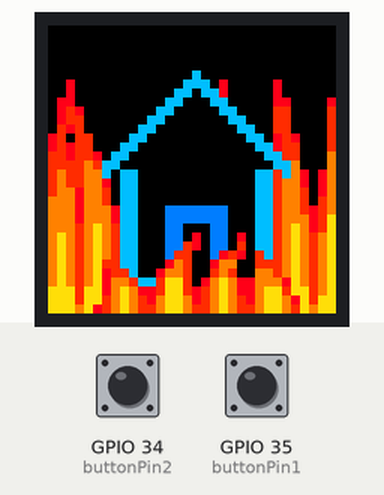
Simulated run of this sketch. Board: ESP32. Shown: 32×32 colour display. The inputs (shaded band) are chosen by the test bench; at power-on: GPIO 34 (buttonPin2) LOW, GPIO 35 (buttonPin1) LOW. What the sketch prints to the serial monitor is not drawn.

Above: at 1.2 s.
1.3 s: GPIO 34 (buttonPin2) pulled HIGH for 0.15 s
At 1.65 s:
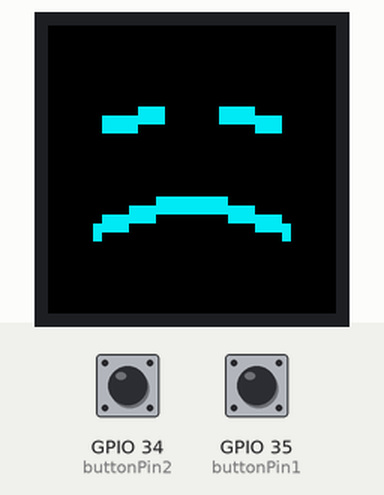
2.0 s: GPIO 35 (buttonPin1) pulled HIGH for 0.15 s
At 2.58 s:
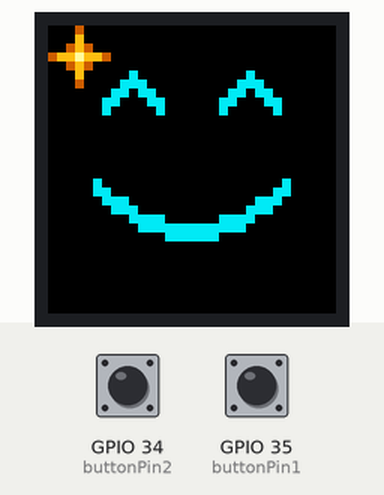
2.7 s: GPIO 34 (buttonPin2) pulled HIGH for 1 s
At 4.23 s:
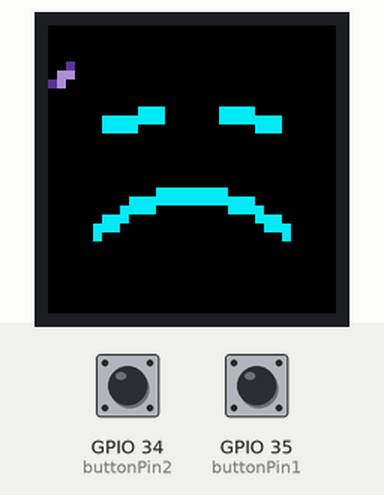
4.3 s: GPIO 35 (buttonPin1) pulled HIGH for 1 s
At 6.05 s:
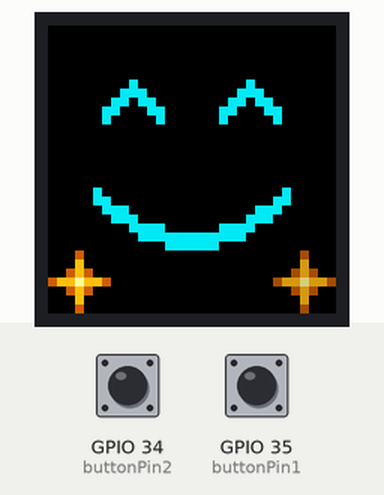
Timing chart, 0 to 6.9 s (numbered marks = the images above; inputs shaded):
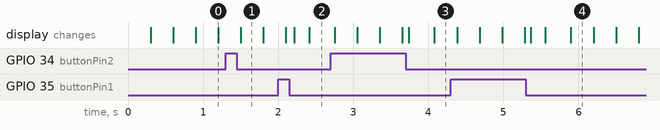

The sketch:

after.ino
```cpp
// --- CUSTOM PXMATRIX PINS: PRESERVED FROM YOUR SKETCH ---
#define P_R1 13
#define P_G1 27
#define P_B1 26
#define P_R2 13
#define P_G2 27
#define P_B2 26

#define PxMATRIX_DOUBLE_BUFFER true

#include <PxMatrix.h>
#include <math.h>

// ------------------------- Matrix wiring -------------------------
#define P_LAT 22
#define P_A   19
#define P_B   23
#define P_C   18
#define P_D   5
#define P_OE  16

PxMATRIX display(32, 32, P_LAT, P_OE, P_A, P_B, P_C, P_D);

// ------------------------- Display refresh -------------------------
hw_timer_t *displayTimer = nullptr;
portMUX_TYPE timerMux = portMUX_INITIALIZER_UNLOCKED;

void IRAM_ATTR display_updater() {
  portENTER_CRITICAL_ISR(&timerMux);
  display.display(10);
  portEXIT_CRITICAL_ISR(&timerMux);
}

// ------------------------- Buttons -------------------------
const int buttonPin1 = 35;
const int buttonPin2 = 34;

// External pull-ups: released = HIGH, pressed = LOW.
const unsigned long DEBOUNCE_MS = 30;

struct Button {
  int pin;
  byte rawState;
  byte stableState;
  unsigned long changedAt;
};

// Explicit declarations for Arduino's sketch preprocessor.
void initializeButton(Button &button);
bool buttonPressed(Button &button, unsigned long now);

Button greenButton = {buttonPin1, HIGH, HIGH, 0};
Button blueButton = {buttonPin2, HIGH, HIGH, 0};

enum Scene {
  POND,
  HAPPY,
  SAD
};

Scene currentScene = POND;

unsigned long effectStarted = 0;
unsigned long lastFrame = 0;

const unsigned long FRAME_INTERVAL_MS = 33;
const unsigned long EFFECT_DURATION_MS = 3500UL;

// ------------------------- Button functions -------------------------
void initializeButton(Button &button) {
  pinMode(button.pin, INPUT);

  button.rawState = digitalRead(button.pin);
  button.stableState = button.rawState;
  button.changedAt = millis();
}

bool buttonPressed(Button &button, unsigned long now) {
  byte reading = digitalRead(button.pin);

  if (reading != button.rawState) {
    button.rawState = reading;
    button.changedAt = now;
  }

  if (reading != button.stableState &&
      now - button.changedAt >= DEBOUNCE_MS) {
    button.stableState = reading;
    return reading == LOW;
  }

  return false;
}

// ------------------------- Drawing helpers -------------------------
float smoothProgress(float value) {
  if (value < 0.0f) value = 0.0f;
  if (value > 1.0f) value = 1.0f;

  return value * value * (3.0f - 2.0f * value);
}

void drawGlint(int x, int y, uint16_t color) {
  display.drawPixel(x, y, color);
  display.drawPixel(x - 1, y, color);
  display.drawPixel(x + 1, y, color);
  display.drawPixel(x, y - 1, color);
  display.drawPixel(x, y + 1, color);
}

// ------------------------- Effect 1: Happy with golden stars -------------------------
void effect1(unsigned long now) {
  unsigned long elapsed = now - effectStarted;

  uint16_t cyan = display.color565(0, 235, 245);
  display.fillScreen(display.color565(0, 0, 0));

  // Smile is present immediately.
  float expression = smoothProgress(elapsed / 250.0f);
  float smileDepth = 3.0f + 2.0f * expression;

  // Happy rise, then gentle settling.
  float lift = 0.0f;

  if (elapsed < 220UL) {
    lift = 2.0f * smoothProgress(elapsed / 220.0f);
  } else if (elapsed < 800UL) {
    lift = 2.0f *
           (1.0f - smoothProgress(
               (elapsed - 220UL) / 580.0f));
  }

  int offsetY = -(int)roundf(lift);

  // Slow contented blink.
  float eyeOpenness = 1.0f;

  if (elapsed >= 1400UL && elapsed < 1520UL) {
    eyeOpenness = 1.0f -
        smoothProgress((elapsed - 1400UL) / 120.0f);
  } else if (elapsed >= 1520UL && elapsed < 1780UL) {
    eyeOpenness = 0.0f;
  } else if (elapsed >= 1780UL && elapsed < 1940UL) {
    eyeOpenness =
        smoothProgress((elapsed - 1780UL) / 160.0f);
  }

  const int eyeCenters[2] = {9, 22};
  int eyeY = 10 + offsetY;
  int archHeight = (int)roundf(3.0f * eyeOpenness);

  for (int eye = 0; eye < 2; eye++) {
    int ex = eyeCenters[eye];

    if (archHeight == 0) {
      display.fillRect(ex - 3, eyeY, 7, 2, cyan);
    } else {
      for (int thickness = 0; thickness < 2; thickness++) {
        display.drawLine(
            ex - 3, eyeY + thickness,
            ex, eyeY - archHeight + thickness,
            cyan);

        display.drawLine(
            ex, eyeY - archHeight + thickness,
            ex + 3, eyeY + thickness,
            cyan);
      }
    }
  }

  // Continuous, two-pixel-thick smile.
  int previousX = 0;
  int previousY = 0;

  for (int column = 0; column < 22; column++) {
    int x = 5 + column;
    float u = (column - 10.5f) / 10.5f;

    int y = 19 + offsetY +
            (int)roundf(
                smileDepth * (1.0f - u * u));

    for (int thickness = 0; thickness < 2; thickness++) {
      if (column == 0) {
        display.drawPixel(x, y + thickness, cyan);
      } else {
        display.drawLine(
            previousX, previousY + thickness,
            x, y + thickness,
            cyan);
      }
    }

    previousX = x;
    previousY = y;
  }

  // Star sprite:
  // 0 = black space, 1 = amber, 2 = gold, 3 = pale center.
  //
  // Long points and a broad center make the silhouette
  // read as a star rather than an isolated bright dot.
  static const uint8_t star[7][7] = {
    {0, 0, 0, 1, 0, 0, 0},
    {0, 0, 0, 2, 0, 0, 0},
    {0, 0, 1, 2, 1, 0, 0},
    {1, 2, 2, 3, 2, 2, 1},
    {0, 0, 1, 2, 1, 0, 0},
    {0, 0, 0, 2, 0, 0, 0},
    {0, 0, 0, 1, 0, 0, 0}
  };

  // Five safe positions, separated from the face.
  static const uint8_t starX[5] = {3, 28, 3, 28, 16};
  static const uint8_t starY[5] = {3, 28, 28, 3, 3};

  // Twelve appearances, staggered around the face.
  const int STAR_COUNT = 12;

  static const unsigned long starStart[STAR_COUNT] = {
     120UL,  300UL,  480UL,  660UL,
     840UL, 1020UL, 1200UL, 1380UL,
    1560UL, 1740UL, 1920UL, 2100UL
  };

  const unsigned long STAR_DURATION_MS = 420UL;

  for (int i = 0; i < STAR_COUNT; i++) {
    if (elapsed < starStart[i]) {
      continue;
    }

    unsigned long age = elapsed - starStart[i];

    if (age >= STAR_DURATION_MS) {
      continue;
    }

    // Appear as a complete star, hold, then fade.
    // Never shrink into a lone pixel.
    float brightness = 1.0f;

    if (age >= 200UL) {
      brightness = 1.0f -
          smoothProgress((age - 200UL) / 220.0f);
    }

    uint16_t colors[4];
    colors[0] = 0;

    colors[1] = display.color565(
        (uint8_t)roundf(200.0f * brightness),
        (uint8_t)roundf(95.0f * brightness),
        0);

    colors[2] = display.color565(
        (uint8_t)roundf(255.0f * brightness),
        (uint8_t)roundf(190.0f * brightness),
        (uint8_t)roundf(20.0f * brightness));

    colors[3] = display.color565(
        (uint8_t)roundf(255.0f * brightness),
        (uint8_t)roundf(250.0f * brightness),
        (uint8_t)roundf(155.0f * brightness));

    int position = i % 5;
    int left = starX[position] - 3;
    int top = starY[position] - 3;

    for (int sy = 0; sy < 7; sy++) {
      for (int sx = 0; sx < 7; sx++) {
        uint8_t shade = star[sy][sx];

        if (shade != 0) {
          display.drawPixel(
              left + sx, top + sy, colors[shade]);
        }
      }
    }
  }
}


// ------------------------- Effect 2: Sad face with falling petals -------------------------
void effect2(unsigned long now) {
  unsigned long elapsed = now - effectStarted;

  uint16_t cyan = display.color565(0, 235, 245);
  display.fillScreen(display.color565(0, 0, 0));

  float expression = smoothProgress(elapsed / 450.0f);
  float frownDepth = 3.0f + 1.5f * expression;

  // Entire face sits two pixels higher, with a gentle sinking motion.
  int offsetY = -2 + (int)roundf(
      smoothProgress(elapsed / 850.0f));

  // Slow, weary blink.
  float eyeOpenness = 1.0f;

  if (elapsed >= 900UL && elapsed < 1060UL) {
    eyeOpenness = 1.0f -
        smoothProgress((elapsed - 900UL) / 160.0f);
  } else if (elapsed >= 1060UL && elapsed < 1360UL) {
    eyeOpenness = 0.0f;
  } else if (elapsed >= 1360UL && elapsed < 1580UL) {
    eyeOpenness =
        smoothProgress((elapsed - 1360UL) / 220.0f);
  }

  int eyeY = 11 + offsetY;
  int droop = (int)roundf(eyeOpenness);

  // Restrained, two-pixel-thick eyes.
  for (int thickness = 0; thickness < 2; thickness++) {
    display.drawLine(
        6, eyeY + 1 + thickness,
        12, eyeY + 1 - droop + thickness,
        cyan);

    display.drawLine(
        19, eyeY + 1 - droop + thickness,
        25, eyeY + 1 + thickness,
        cyan);
  }

  // Continuous, two-pixel-thick frown.
  int previousX = 0;
  int previousY = 0;

  for (int column = 0; column < 22; column++) {
    int x = 5 + column;
    float u = (column - 10.5f) / 10.5f;

    int y = 24 + offsetY -
            (int)roundf(
                frownDepth * (1.0f - u * u));

    for (int thickness = 0; thickness < 2; thickness++) {
      if (column == 0) {
        display.drawPixel(x, y + thickness, cyan);
      } else {
        display.drawLine(
            previousX, previousY + thickness,
            x, y + thickness,
            cyan);
      }
    }

    previousX = x;
    previousY = y;
  }

  // ------------------------- Tears -------------------------
  static const unsigned long tearStart[2] = {
    1150UL, 1950UL
  };

  const unsigned long TEAR_DURATION_MS = 1100UL;

  for (int i = 0; i < 2; i++) {
    if (elapsed < tearStart[i]) {
      continue;
    }

    unsigned long age = elapsed - tearStart[i];

    if (age >= TEAR_DURATION_MS) {
      continue;
    }

    float progress = age / (float)TEAR_DURATION_MS;
    float fall = progress * progress;

    int outward = (int)roundf(3.0f * progress);
    int x = i == 0 ? 6 - outward : 25 + outward;

    int y = 13 + offsetY +
            (int)roundf(6.0f * fall);

    float brightness = 1.0f;

    if (age < 120UL) {
      brightness = smoothProgress(age / 120.0f);
    } else if (age > 800UL) {
      brightness = 1.0f -
          smoothProgress((age - 800UL) / 300.0f);
    }

    uint16_t tearBlue = display.color565(
        (uint8_t)roundf(40.0f * brightness),
        (uint8_t)roundf(125.0f * brightness),
        (uint8_t)roundf(255.0f * brightness));

    uint16_t tearLight = display.color565(
        (uint8_t)roundf(150.0f * brightness),
        (uint8_t)roundf(225.0f * brightness),
        (uint8_t)roundf(255.0f * brightness));

    display.drawPixel(x, y, tearBlue);
    display.drawPixel(x, y + 1, tearBlue);
    display.drawFastHLine(x - 1, y + 2, 3, tearBlue);
    display.drawPixel(x, y + 3, tearBlue);
    display.drawPixel(x, y + 2, tearLight);
  }

  // ------------------------- Falling petals -------------------------
  // Two hand-shaped poses: a diagonal petal and a turned petal.
  // 0 = empty, 1 = violet shading, 2 = pale lavender.
  static const uint8_t petalSprites[2][5][5] = {
    {
      {0, 0, 0, 0, 0},
      {0, 0, 0, 1, 0},
      {0, 0, 2, 2, 0},
      {0, 1, 2, 0, 0},
      {0, 0, 0, 0, 0}
    },
    {
      {0, 0, 0, 0, 0},
      {0, 0, 1, 0, 0},
      {0, 2, 2, 1, 0},
      {0, 0, 2, 0, 0},
      {0, 0, 0, 0, 0}
    }
  };

  const int PETAL_COUNT = 4;
  const unsigned long PETAL_DURATION_MS = 1900UL;

  static const unsigned long petalStart[PETAL_COUNT] = {
    80UL, 430UL, 900UL, 1350UL
  };

  for (int i = 0; i < PETAL_COUNT; i++) {
    if (elapsed < petalStart[i]) {
      continue;
    }

    unsigned long age = elapsed - petalStart[i];

    if (age >= PETAL_DURATION_MS) {
      continue;
    }

    float progress = age / (float)PETAL_DURATION_MS;

    // Keep petals in narrow outer lanes, away from the face.
    bool leftSide = (i % 2) == 0;

    float sway = sinf(
        progress * 6.2831853f + i * 1.7f);

    int centerX = leftSide
        ? 1 + (int)roundf(0.6f * sway)
        : 30 + (int)roundf(0.6f * sway);

    int centerY = 1 + (int)roundf(29.0f * progress);

    // Turn occasionally instead of flashing between poses.
    int pose = ((age / 380UL) + i) % 2;
    bool mirror = (i % 2) != 0;

    float brightness = 0.85f;

    if (age < 160UL) {
      brightness *= smoothProgress(age / 160.0f);
    } else if (age > 1500UL) {
      brightness *= 1.0f -
          smoothProgress((age - 1500UL) / 400.0f);
    }

    uint16_t petalShade = display.color565(
        (uint8_t)roundf(105.0f * brightness),
        (uint8_t)roundf(65.0f * brightness),
        (uint8_t)roundf(175.0f * brightness));

    uint16_t petalLight = display.color565(
        (uint8_t)roundf(205.0f * brightness),
        (uint8_t)roundf(165.0f * brightness),
        (uint8_t)roundf(245.0f * brightness));

    for (int sy = 0; sy < 5; sy++) {
      for (int sx = 0; sx < 5; sx++) {
        int sourceX = mirror ? 4 - sx : sx;
        uint8_t shade = petalSprites[pose][sy][sourceX];

        if (shade == 0) {
          continue;
        }

        int px = centerX + sx - 2;
        int py = centerY + sy - 2;

        if (px < 0 || px >= 32 || py < 0 || py >= 32) {
          continue;
        }

        display.drawPixel(
            px, py,
            shade == 1 ? petalShade : petalLight);
      }
    }
  }
}


// ------------------------- Rest: Everything is on fire -------------------------
void restState(unsigned long now) {
  static bool initialized = false;
  static unsigned long previousTime = 0;
  static unsigned long animationTime = 0;

  unsigned long stepMs = 33UL;

  if (initialized) {
    unsigned long gap = now - previousTime;
    stepMs = gap <= 200UL ? gap : 33UL;
  } else {
    initialized = true;
  }

  previousTime = now;

  // Bounded time, with smoothly repeating motion.
  animationTime = (animationTime + stepMs) % 120000UL;

  const float TAU = 6.28318530718f;
  float phase = TAU * animationTime / 120000.0f;

  uint16_t black = display.color565(0, 0, 0);

  uint16_t houseBlue = display.color565(0, 190, 255);
  uint16_t doorBlue = display.color565(0, 125, 255);

  // Saturated fire colors, without grey or white washout.
  uint16_t fireColors[5] = {
    black,
    display.color565(255, 0, 30),
    display.color565(255, 45, 0),
    display.color565(255, 130, 0),
    display.color565(255, 220, 15)
  };

  display.fillScreen(black);

  // Draw a group of flames into a shared field first.
  // Overlapping flames reinforce each other instead of
  // painting dark edges over brighter flame centers.
  auto drawFire = [&](bool foreground) {
    uint8_t field[32][32] = {};

    const int flameCount = foreground ? 4 : 7;

    for (int i = 0; i < flameCount; i++) {
      float baseX;
      float baseHeight;
      float width;

      if (foreground) {
        // Flames climbing across the front of the house.
        baseX = 8.0f + i * 5.5f;
        baseHeight = 6.5f + (i % 2) * 2.0f;
        width = 3.2f;
      } else {
        // Tall flames surround the house.
        static const float positions[7] = {
          1.0f, 5.0f, 10.0f, 16.0f,
          22.0f, 27.0f, 31.0f
        };

        static const float heights[7] = {
          22.0f, 27.0f, 18.0f, 22.0f,
          18.0f, 27.0f, 23.0f
        };

        baseX = positions[i];
        baseHeight = heights[i];
        width = 3.7f;
      }

      float offset = foreground ? 2.3f : 0.0f;

      // Several overlapping rhythms prevent synchronized flames.
      float surge = sinf(
          phase * (47 + i * 7) + i * 1.7f + offset);

      float flicker = sinf(
          phase * (113 + i * 11) + i * 2.1f + offset);

      float height = baseHeight +
          (foreground ? 1.8f : 3.0f) * surge +
          1.2f * flicker;

      float lean = 2.5f * sinf(
          phase * (67 + i * 9) + i * 1.3f + offset);

      float curl = sinf(
          phase * (139 + i * 5) + i + offset);

      for (int y = 0; y < 32; y++) {
        float rise = (31.0f - y) / height;

        if (rise < 0.0f || rise >= 1.0f) {
          continue;
        }

        // Broad bases narrow into bent, pointed tongues.
        float center = baseX +
            lean * rise * rise +
            curl * sinf(rise * 5.0f) * rise;

        float halfWidth =
            width * (1.0f - rise) + 0.25f;

        int left = (int)floorf(center - halfWidth);
        int right = (int)ceilf(center + halfWidth);

        if (left < 0) left = 0;
        if (right > 31) right = 31;

        for (int x = left; x <= right; x++) {
          float across = fabsf(x - center) / halfWidth;

          if (across > 1.0f) {
            continue;
          }

          uint8_t heat = 1;

          if (across < 0.78f && rise < 0.88f) {
            heat = 2;
          }

          if (across < 0.52f && rise < 0.66f) {
            heat = 3;
          }

          if (across < 0.28f && rise < 0.38f) {
            heat = 4;
          }

          if (heat > field[y][x]) {
            field[y][x] = heat;
          }
        }
      }
    }

    for (int y = 0; y < 32; y++) {
      for (int x = 0; x < 32; x++) {
        if (field[y][x] != 0) {
          display.drawPixel(
              x, y, fireColors[field[y][x]]);
        }
      }
    }
  };

  // ------------------------- Fire behind the house -------------------------
  drawFire(false);

  // ------------------------- Clear house silhouette -------------------------
  // Black interior separates the house from the surrounding fire.
  display.fillTriangle(
      6, 15,
      16, 5,
      26, 15,
      black);

  display.fillRect(8, 15, 17, 15, black);

  // Two-pixel roof strokes.
  for (int thickness = 0; thickness < 2; thickness++) {
    display.drawLine(
        6, 15 + thickness,
        16, 5 + thickness,
        houseBlue);

    display.drawLine(
        16, 5 + thickness,
        26, 15 + thickness,
        houseBlue);
  }

  // Strong vertical walls and foundation.
  display.fillRect(8, 16, 2, 13, houseBlue);
  display.fillRect(23, 16, 2, 13, houseBlue);
  display.fillRect(8, 28, 17, 2, houseBlue);

  // One large doorway keeps the house immediately recognizable.
  display.fillRect(13, 20, 7, 9, doorBlue);
  display.fillRect(15, 22, 3, 7, black);

  // ------------------------- Fire across the front -------------------------
  // These smaller flames periodically swallow the foundation
  // and climb into the doorway without hiding the roof.
  drawFire(true);
}

// ------------------------- Setup -------------------------
void setup() {
  Serial.begin(115200);

  pinMode(P_OE, OUTPUT);
  digitalWrite(P_OE, LOW);

  initializeButton(greenButton);
  initializeButton(blueButton);

  display.begin(16);
  display.setBrightness(255);
  display.clearDisplay();

  // Preserve your working refresh settings.
  displayTimer = timerBegin(0, 80, true);
  timerAttachInterrupt(displayTimer, &display_updater, true);
  timerAlarmWrite(displayTimer, 1000, true);
  timerAlarmEnable(displayTimer);

  effectStarted = millis();
  lastFrame = effectStarted;

  Serial.println("Ready: koi pond");
}

// ------------------------- Main loop -------------------------
void loop() {
  unsigned long now = millis();

  bool greenPressed = buttonPressed(greenButton, now);
  bool bluePressed = buttonPressed(blueButton, now);

  // Each press starts or restarts its effect.
  // Simultaneous press events are ignored.
  if (greenPressed && !bluePressed) {
    currentScene = HAPPY;
    effectStarted = now;

    Serial.println("Green: happy for 3.5 seconds");
  } else if (bluePressed && !greenPressed) {
    currentScene = SAD;
    effectStarted = now;

    Serial.println("Blue: sad for 3.5 seconds");
  }

  // Return to the pond when the effect finishes.
  if (currentScene != POND &&
      now - effectStarted >= EFFECT_DURATION_MS) {
    currentScene = POND;

    Serial.println("Rest: koi pond");
  }

  if (now - lastFrame >= FRAME_INTERVAL_MS) {
    lastFrame = now;

    // Draw into the hidden buffer.
    switch (currentScene) {
      case HAPPY:
        effect1(now);
        break;

      case SAD:
        effect2(now);
        break;

      case POND:
      default:
        restState(now);
        break;
    }

    // Display the completed frame.
    portENTER_CRITICAL(&timerMux);
    display.showBuffer();
    portEXIT_CRITICAL(&timerMux);
  }

  delay(1);
}
```
